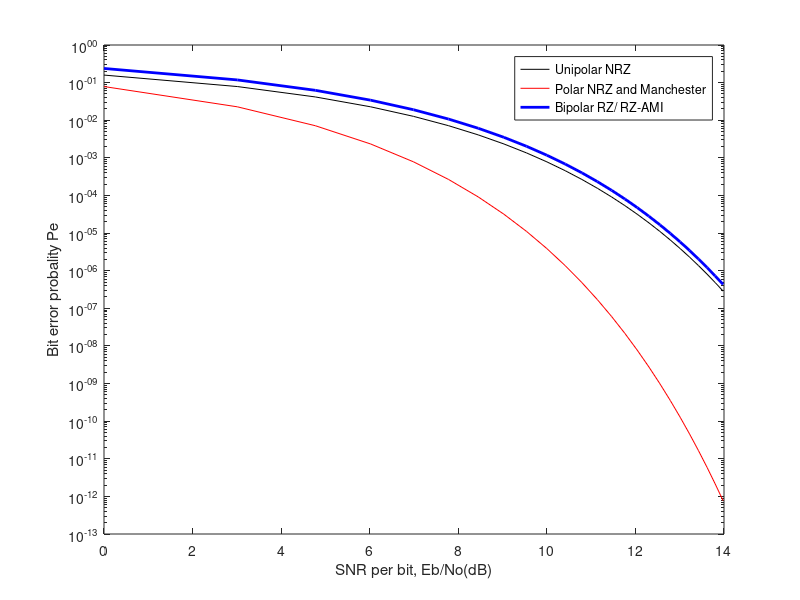

Reproduce this figure in MATLAB.
E=[0:1:25]; % Eb/N0=SNR of the recieved signal

%Unipolar NRZ
P1=(1/2)*erfc(sqrt(E/2));

%polar NRZ and Manchester code has same Pe for equiprobable 1's and 0's
P2=(1/2)*erfc(sqrt(E));

%Bipolar RZ/ RZ-AMI
P3=(3/4)*erfc(sqrt(E/2));

E=10*log10(E); % SNR in dB

semilogy(E,P1,'-k',E,P2,'-r',E,P3,'-b','LineWidth',2)
legend('Unipolar NRZ','Polar NRZ and Manchester','Bipolar RZ/ RZ-AMI','Location','best');
xlabel('SNR per bit, Eb/No(dB)');
ylabel('Bit error probality Pe');
